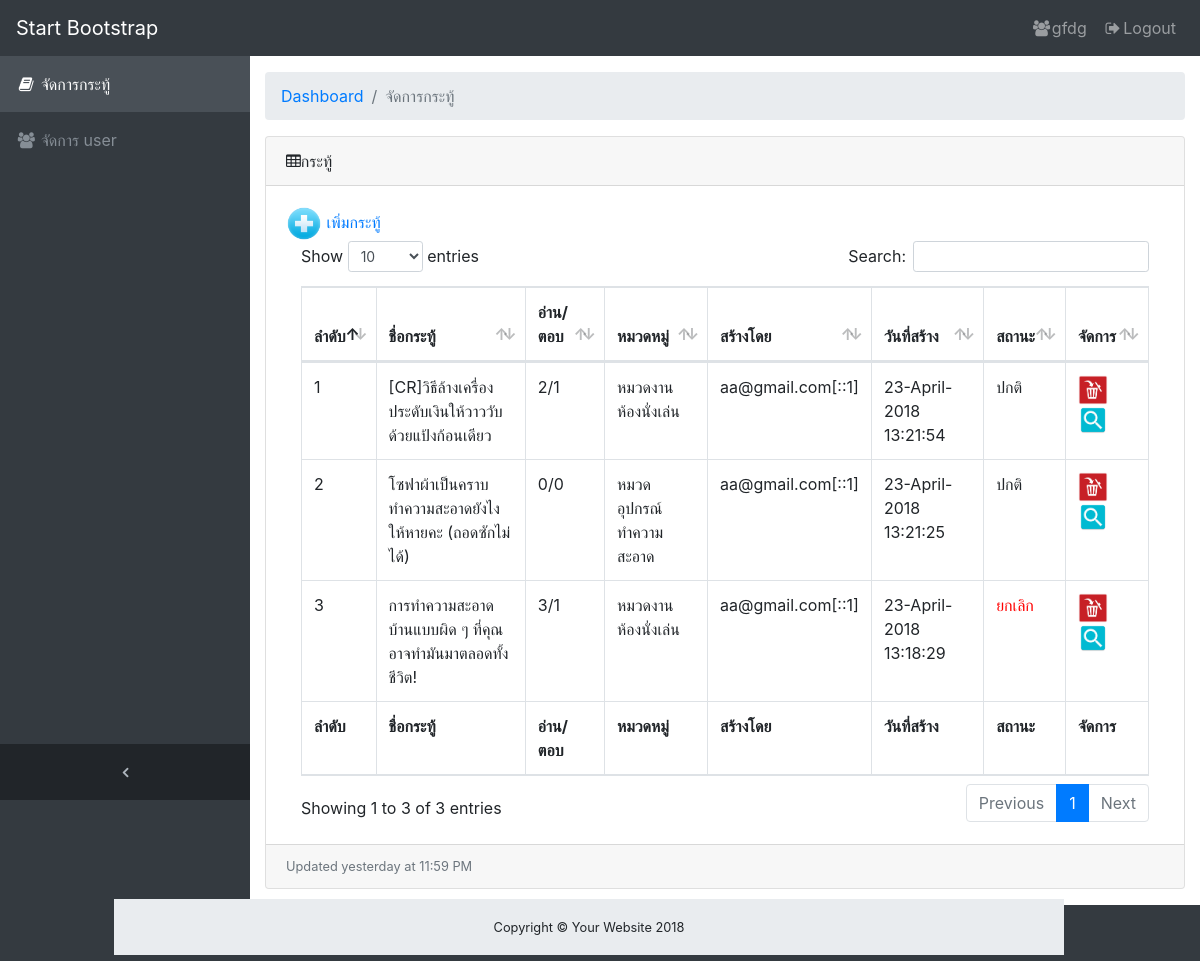
Screenshot of /admin/index.php (signed in) with the database file from the repository.
### tables this page shows
CREATE TABLE `webboard` (
  `QuestionID` int(5) UNSIGNED ZEROFILL NOT NULL,
  `CreateDate` datetime NOT NULL,
  `Question` varchar(255) NOT NULL,
  `cate_id` int(11) NOT NULL,
  `Details` text NOT NULL,
  `ip_address` varchar(30) NOT NULL,
  `Name` varchar(50) NOT NULL,
  `View` int(5) NOT NULL,
  `Reply` int(5) NOT NULL,
  `Status` varchar(1) NOT NULL
);

CREATE TABLE `category` (
  `cate_id` int(11) NOT NULL,
  `cate_name` text NOT NULL,
  `status` int(11) NOT NULL,
  `create_date` datetime NOT NULL,
  `create_by` varchar(100) NOT NULL,
  `update_date` datetime NOT NULL,
  `update_by` varchar(100) NOT NULL
);

### admin/index.php (the view, shortened to what this page needs)
<?php
if($_SESSION["session_user"]!="" && $_SESSION["user_type"]=="admin" ){
?>
<!DOCTYPE html>
<html lang="en">
<head>
  <link href="../vendor/bootstrap/css/bootstrap.min.css" rel="stylesheet">
  <link href="../vendor/font-awesome/css/font-awesome.min.css" rel="stylesheet" type="text/css">
  <link href="../vendor/datatables/dataTables.bootstrap4.css" rel="stylesheet">
  <link href="../css/sb-admin.css" rel="stylesheet">
</head>
<body class="fixed-nav sticky-footer bg-dark" id="page-top">
  <nav class="navbar navbar-expand-lg navbar-dark bg-dark fixed-top" id="mainNav">
    <a class="navbar-brand" href="index.html">Start Bootstrap</a>
    <div class="collapse navbar-collapse" id="navbarResponsive">
      <ul class="navbar-nav navbar-sidenav" id="exampleAccordion">
        <li class="nav-item active" data-toggle="tooltip" data-placement="right" title="Dashboard">
          <a class="nav-link" href="index.php">
            <i class="fa fa-fw fa-book" ></i>
            <span class="nav-link-text">จัดการกระทู้</span>
          </a>
        </li>
        <li class="nav-item" data-toggle="tooltip" data-placement="right" title="Dashboard">
          <a class="nav-link" href="manage_user.php">
            <i class="fa fa-fw fa-users" ></i>
            <span class="nav-link-text">จัดการ user</span>
          </a>
        </li>
      </ul>
      <ul class="navbar-nav sidenav-toggler">
        <li class="nav-item">
          <a class="nav-link text-center" id="sidenavToggler">
            <i class="fa fa-fw fa-angle-left"></i>
          </a>
        </li>
      </ul>
      <ul class="navbar-nav ml-auto">
		<li class="nav-item">
          <a class="nav-link" data-toggle="modal" data-target="#exampleModal">
            <i class="fa fa-fw fa-users"></i><?php echo $_SESSION["session_user"];?></a>
        </li>
        <li class="nav-item">
          <a class="nav-link" data-toggle="modal" data-target="#exampleModal">
            <i class="fa fa-fw fa-sign-out"></i>Logout</a>
        </li>
      </ul>
    </div>
  </nav>
  <div class="content-wrapper">
    <div class="container-fluid">
      <ol class="breadcrumb">
        <li class="breadcrumb-item">
          <a href="#">Dashboard</a>
        </li>
        <li class="breadcrumb-item active">จัดการกระทู้</li>
      </ol>
      <div class="card mb-3">
        <div class="card-header">
          <i class="fa fa-table"></i>กระทู้</div>
        <div class="card-body">
          <div class="table-responsive">
          <div><a href="formAdd_forum.php"><img src="../img/add.png" width="36" height="35"> เพิ่มกระทู้</a></div>
            <table class="table table-bordered" id="dataTable" width="100%" cellspacing="0">
              <thead>
                <tr>
                  <th>ลำดับ</th>
                  <th>ชื่อกระทู้</th>
                  <th>อ่าน/ตอบ</th>
                  <th>หมวดหมู่</th>
                  <th>สร้างโดย</th>
                  <th>วันที่สร้าง</th>
                  <th>สถานะ</th>
                  <th>จัดการ</th>
                </tr>
              </thead>
              <tfoot>
                <tr>
                  <th>ลำดับ</th>
                  <th>ชื่อกระทู้</th>
                  <th>อ่าน/ตอบ</th>
                  <th>หมวดหมู่</th>
                  <th>สร้างโดย</th>
                  <th>วันที่สร้าง</th>
                  <th>สถานะ</th>
                  <th>จัดการ</th>
                </tr>
              </tfoot>
              <tbody>
              <?php
			  include("../conf/config.php");
			  $strSQL = "SELECT w.QuestionID,w.Question,concat(w.View,'/',w.Reply) as viewReply ,c.cate_name,w.ip_address,w.Name ,date_format(w.CreateDate,'%d-%M-%Y %H:%i:%S') as CreateDate,w.status FROM webboard w inner join category c on w.cate_id = c.cate_id  order by w.CreateDate desc ";
	$objQuery = mysqli_query($con,$strSQL);
    $Num_Rows = mysqli_num_rows($objQuery);
	$i=0;
	if($Num_Rows==0){
	?>
    <tr>
    	<td colspan="8" align="center"><font color="red">ไม่พบข้อมูล</font></td>
    </tr>
	<?php
	}else{
			while ($Result = mysqli_fetch_array($objQuery)) {
			$i++;
			$QuestionID = $Result["QuestionID"];
			$status = $Result["status"];
			  ?>
                <tr>
                  <td><?php echo $i;?></td>
				  <td><?php echo $Result["Question"];?></td>
                  <td><?php echo $Result["viewReply"];?></td>
                  <td><?php echo $Result["cate_name"];?></td>
                  <td><?php echo $Result["Name"]."[".$Result["ip_address"]."]";?></td>
                  <td><?php echo $Result["CreateDate"];?></td>
                  <td><?php if($status==0){
					  echo "<font color=red>ยกเลิก</font>";
					  }else{ echo "ปกติ";}?></td>
                  <td>
                  <?php if($status==1){?>
                  <a href="javascript:delete_forum('<?php echo $QuestionID; ?>')"><img src="../img/Delete_Icon.png" width="30"></a><a href="javascript:view_forum('<?php echo $QuestionID; ?>)'"><img src="../img/view.png" width="30"></a>
				  <?php }else{?>
                  <img src="../img/Delete_Icon.png" width="30">
                  <img src="../img/view.png" width="30">
				  <?php } ?></td>
                </tr>
                <?php }
	} ?>
              </tbody>
            </table>
          </div>
        </div>
        <div class="card-footer small text-muted">Updated yesterday at 11:59 PM</div>
      </div>
    </div>
    <footer class="sticky-footer">
      <div class="container">
        <div class="text-center">
          <small>Copyright © Your Website 2018</small>
        </div>
      </div>
    </footer>
  </div>
</body>
</html>
<?php
}else{
header( "location: ../logout.php" );
}
?>

### css/sb-admin.css (style rules this page uses)
html { position: relative; min-height: 100%; }
body { overflow-x: hidden; }
body.sticky-footer { margin-bottom: 56px; }
body.sticky-footer .content-wrapper { min-height: calc(100vh - 56px - 56px); }
body.fixed-nav { padding-top: 56px; }
.content-wrapper { min-height: calc(100vh - 56px); padding-top: 1rem; }
#mainNav .navbar-collapse { overflow: auto; max-height: 75vh; }
#mainNav .navbar-collapse .navbar-nav .nav-item .nav-link { cursor: pointer; }
#mainNav .navbar-collapse .sidenav-toggler { display: none; }
@media (min-width: 992px) { #mainNav .navbar-brand { width: 250px; } }
@media (min-width: 992px) { #mainNav .navbar-collapse { overflow: visible; max-height: none; } }
@media (min-width: 992px) { #mainNav .navbar-collapse .navbar-sidenav { position: absolute; top: 0; left: 0; -webkit-flex-direction: column; -ms-flex-direction: column; flex-direction: column; margin-top: 56px; } }
@media (min-width: 992px) { #mainNav .navbar-collapse .navbar-sidenav > .nav-item { width: 250px; padding: 0; } }
@media (min-width: 992px) { #mainNav .navbar-collapse .navbar-sidenav > .nav-item > .nav-link { padding: 1em; } }
#mainNav.fixed-top .sidenav-toggler { display: none; }
@media (min-width: 992px) { #mainNav.fixed-top .navbar-sidenav { height: calc(100vh - 112px); } }
@media (min-width: 992px) { #mainNav.fixed-top .sidenav-toggler { position: absolute; top: 0; left: 0; display: flex; -webkit-flex-direction: column; -ms-flex-direction: column; flex-direction: column; margin-top: calc(100vh - 56px); } }
@media (min-width: 992px) { #mainNav.fixed-top .sidenav-toggler > .nav-item { width: 250px; padding: 0; } }
@media (min-width: 992px) { #mainNav.fixed-top .sidenav-toggler > .nav-item > .nav-link { padding: 1em; } }
#mainNav.fixed-top.navbar-dark .sidenav-toggler { background-color: #212529; }
#mainNav.fixed-top.navbar-dark .sidenav-toggler a i { color: #adb5bd; }
.content-wrapper { overflow-x: hidden; background: white; }
@media (min-width: 992px) { .content-wrapper { margin-left: 250px; } }
#sidenavToggler i { font-weight: 800; }
#mainNav.navbar-dark .navbar-collapse .navbar-sidenav > .nav-item > .nav-link { color: #868e96; }
@media (min-width: 992px) { #mainNav.navbar-dark .navbar-collapse .navbar-sidenav { background: #343a40; } }
@media (min-width: 992px) { #mainNav.navbar-dark .navbar-collapse .navbar-sidenav li.active a { color: white !important; background-color: #495057; } }
footer.sticky-footer { position: absolute; right: 136px; bottom: 6px; width: 100%; height: 56px; background-color: #e9ecef; line-height: 55px; }
@media (min-width: 992px) { footer.sticky-footer { width: calc(100% - 250px); } }

### rows the page displays
webboard: Question "[CR]วิธีล้างเครื่องประดับเงินให้วาววับด้วยแป้งก้อนเดียว", viewReply "2/1", cate.cate_name "หมวดงานห้องนั่งเล่น", Name "aa@gmail.com", ip_address "::1", CreateDate "23-April-2018 13:21:54", Status "ปกติ"
webboard: Question "โซฟาผ้าเป็นคราบทำความสะอาดยังไงให้หายคะ (ถอดซักไม่ได้)", viewReply "0/0", cate.cate_name "หมวดอุปกรณ์ทำความสะอาด", Name "aa@gmail.com", ip_address "::1", CreateDate "23-April-2018 13:21:25", Status "ปกติ"
webboard: Question "การทำความสะอาดบ้านแบบผิด ๆ ที่คุณอาจทำมันมาตลอดทั้งชีวิต!", viewReply "3/1", cate.cate_name "หมวดงานห้องนั่งเล่น", Name "aa@gmail.com", ip_address "::1", CreateDate "23-April-2018 13:18:29", Status "ยกเลิก"

### other values shown
$_SESSION["session_user"] "gfdg"
